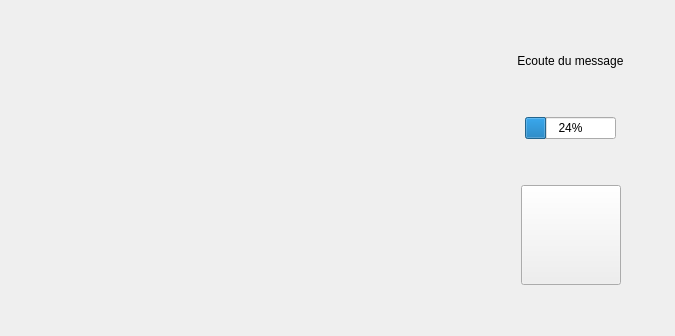
      <widget class="QWidget" name="listenRecordedMessagePage">
       <layout class="QHBoxLayout" name="horizontalLayout_28">
        <item>
         <spacer name="horizontalSpacer_43">
          <property name="orientation">
           <enum>Qt::Horizontal</enum>
          </property>
          <property name="sizeHint" stdset="0">
           <size>
            <width>466</width>
            <height>20</height>
           </size>
          </property>
         </spacer>
        </item>
        <item>
         <layout class="QVBoxLayout" name="verticalLayout_10">
          <item>
           <spacer name="verticalSpacer_27">
            <property name="orientation">
             <enum>Qt::Vertical</enum>
            </property>
            <property name="sizeHint" stdset="0">
             <size>
              <width>20</width>
              <height>40</height>
             </size>
            </property>
           </spacer>
          </item>
          <item>
           <layout class="QHBoxLayout" name="horizontalLayout_26">
            <item>
             <spacer name="horizontalSpacer_39">
              <property name="orientation">
               <enum>Qt::Horizontal</enum>
              </property>
              <property name="sizeHint" stdset="0">
               <size>
                <width>40</width>
                <height>20</height>
               </size>
              </property>
             </spacer>
            </item>
            <item>
             <widget class="QLabel" name="label_15">
              <property name="text">
               <string>Ecoute du message</string>
              </property>
              <property name="alignment">
               <set>Qt::AlignCenter</set>
              </property>
             </widget>
            </item>
            <item>
             <spacer name="horizontalSpacer_40">
              <property name="orientation">
               <enum>Qt::Horizontal</enum>
              </property>
              <property name="sizeHint" stdset="0">
               <size>
                <width>40</width>
                <height>20</height>
               </size>
              </property>
             </spacer>
            </item>
           </layout>
          </item>
          <item>
           <spacer name="verticalSpacer_28">
            <property name="orientation">
             <enum>Qt::Vertical</enum>
            </property>
            <property name="sizeHint" stdset="0">
             <size>
              <width>20</width>
              <height>40</height>
             </size>
            </property>
           </spacer>
          </item>
          <item>
           <layout class="QHBoxLayout" name="horizontalLayout_27">
            <item>
             <spacer name="horizontalSpacer_41">
              <property name="orientation">
               <enum>Qt::Horizontal</enum>
              </property>
              <property name="sizeHint" stdset="0">
               <size>
                <width>40</width>
                <height>20</height>
               </size>
              </property>
             </spacer>
            </item>
            <item>
             <widget class="QProgressBar" name="progressBar_2">
              <property name="value">
               <number>24</number>
              </property>
             </widget>
            </item>
            <item>
             <spacer name="horizontalSpacer_42">
              <property name="orientation">
               <enum>Qt::Horizontal</enum>
              </property>
              <property name="sizeHint" stdset="0">
               <size>
                <width>40</width>
                <height>20</height>
               </size>
              </property>
             </spacer>
            </item>
           </layout>
          </item>
          <item>
           <spacer name="verticalSpacer_29">
            <property name="orientation">
             <enum>Qt::Vertical</enum>
            </property>
            <property name="sizeHint" stdset="0">
             <size>
              <width>20</width>
              <height>40</height>
             </size>
            </property>
           </spacer>
          </item>
          <item>
           <layout class="QHBoxLayout" name="horizontalLayout_25">
            <item>
             <spacer name="horizontalSpacer_37">
              <property name="orientation">
               <enum>Qt::Horizontal</enum>
              </property>
              <property name="sizeHint" stdset="0">
               <size>
                <width>40</width>
                <height>20</height>
               </size>
              </property>
             </spacer>
            </item>
            <item>
             <widget class="QPushButton" name="pushButton_15">
              <property name="sizePolicy">
               <sizepolicy hsizetype="Fixed" vsizetype="Fixed">
                <horstretch>0</horstretch>
                <verstretch>0</verstretch>
               </sizepolicy>
              </property>
              <property name="minimumSize">
               <size>
                <width>100</width>
                <height>100</height>
               </size>
              </property>
              <property name="styleSheet">
               <string notr="true">QPushButton {
	border-image: url(:/images/buttons/stop_button.png);
}

QPushButton:hover {
	border-image: url(:/images/buttons/stop_button_hovered.png);
}

QPushButton:pressed {
	border-image: url(:/images/buttons/stop_button_pressed.png);	
}

</string>
              </property>
              <property name="text">
               <string/>
              </property>
             </widget>
            </item>
            <item>
             <spacer name="horizontalSpacer_38">
              <property name="orientation">
               <enum>Qt::Horizontal</enum>
              </property>
              <property name="sizeHint" stdset="0">
               <size>
                <width>40</width>
                <height>20</height>
               </size>
              </property>
             </spacer>
            </item>
           </layout>
          </item>
          <item>
           <spacer name="verticalSpacer_30">
            <property name="orientation">
             <enum>Qt::Vertical</enum>
            </property>
            <property name="sizeHint" stdset="0">
             <size>
              <width>20</width>
              <height>40</height>
             </size>
            </property>
           </spacer>
          </item>
         </layout>
        </item>
       </layout>
      </widget>
